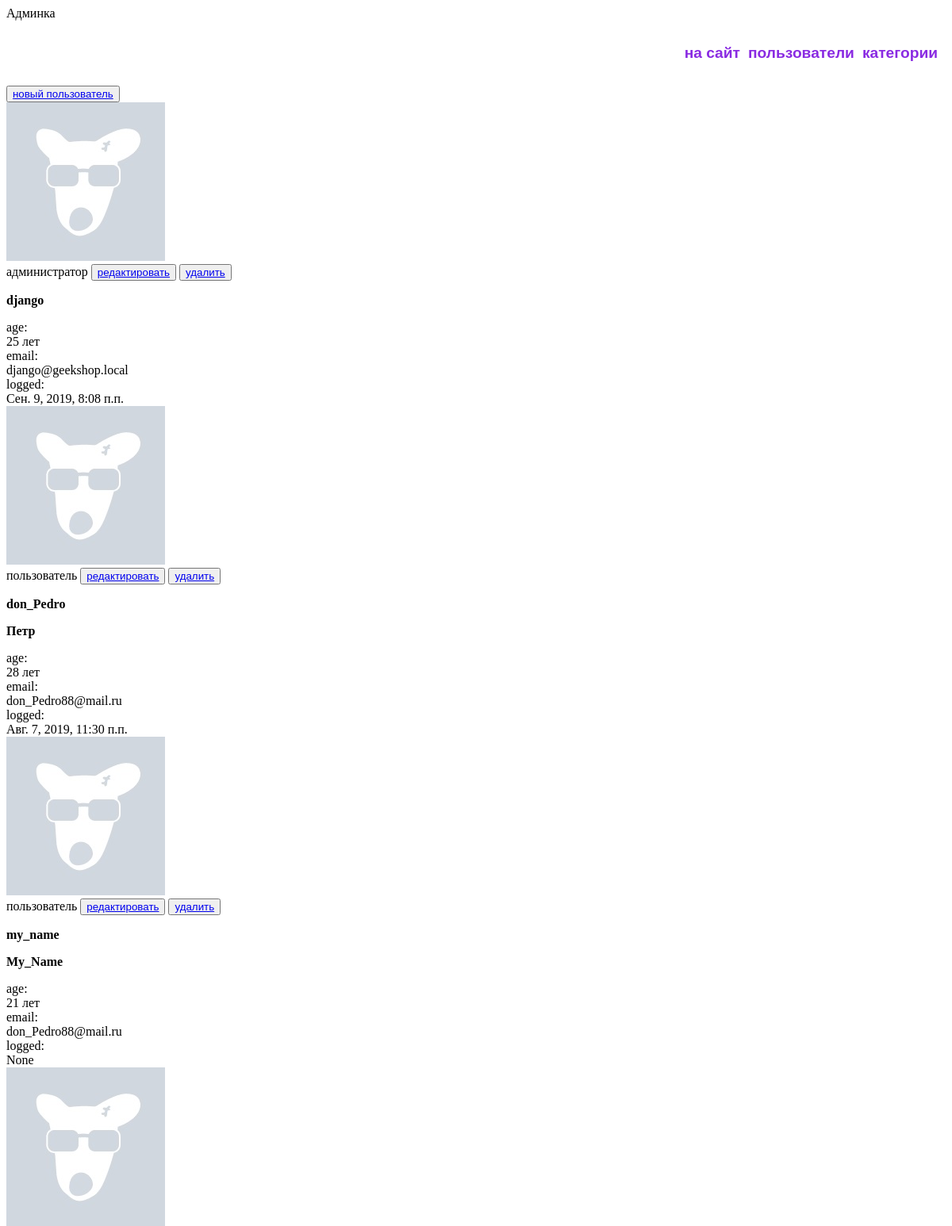
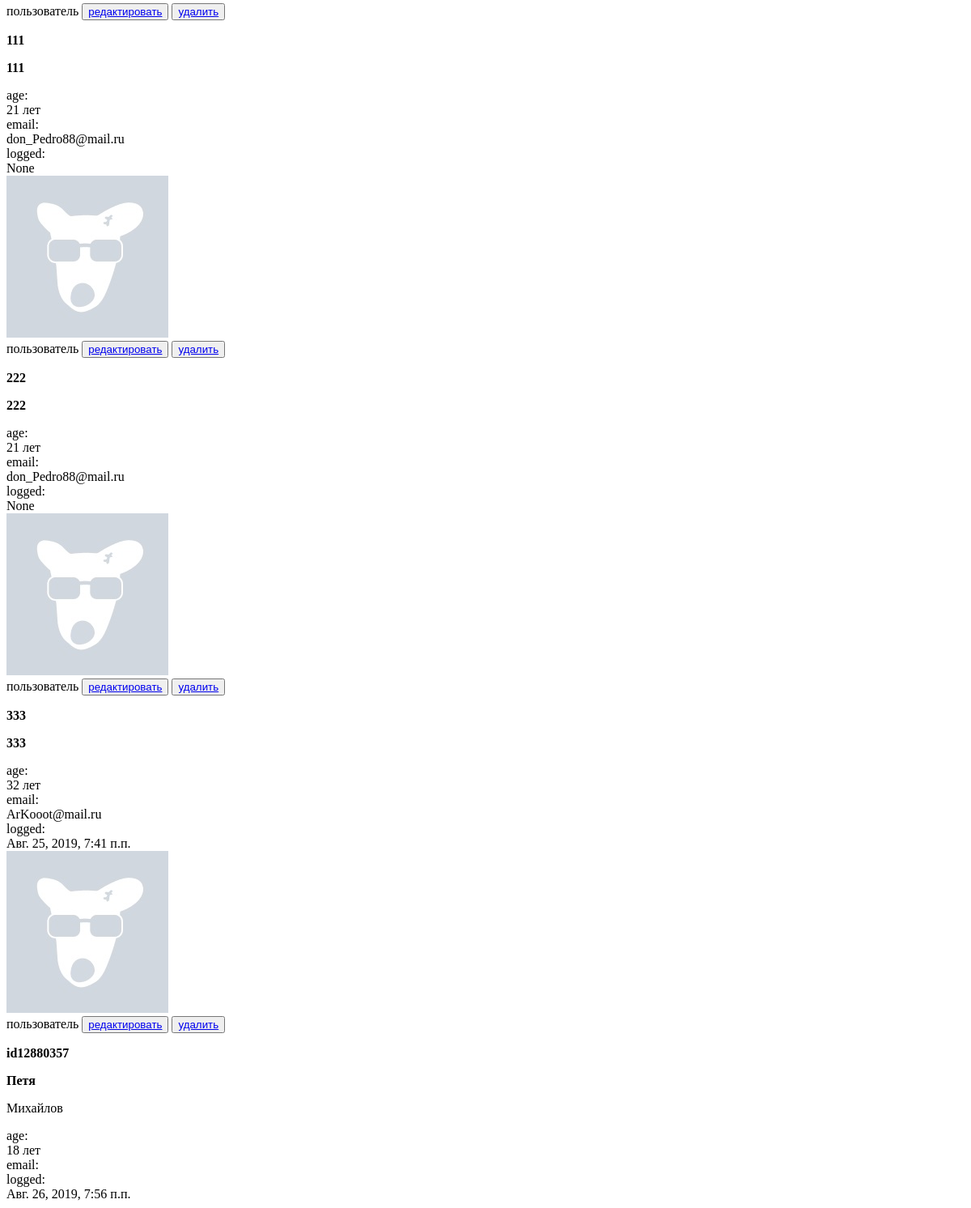
/myadmin/users/read/ (signed in), run on the app's committed database (2 pictures, top to bottom).
### authapp/models.py (models this page shows, shortened)
class ShopUser(AbstractUser):
    avatar = models.ImageField(upload_to='users_avatars', blank=True)
    age = models.PositiveIntegerField(verbose_name = 'возраст', default=18)
    activation_key = models.CharField(max_length=128, blank=True)
    activation_key_expires = models.DateTimeField(
        verbose_name='актуальность ключа',
        default=(now() + timedelta(hours=48)))

### adminapp/views.py (the view)
# urls.py: path('users/read/', adminapp.UsersListView.as_view(), name='users'),
class UsersListView(ListView):
    model = ShopUser
    template_name = 'adminapp/users.html'
    @method_decorator(user_passes_test(lambda u: u.is_superuser))
    def dispatch(self, *args, **kwargs):
        return super().dispatch(*args, **kwargs)
    def get_context_data(self, **kwargs):
        context = super().get_context_data(**kwargs)
        context['title'] = 'список пользователей'
        return context

### mainapp/context_processors.py (called while the page is built)
def basket(request):
   print('context processor basket works')
   basket = []
   if request.user.is_authenticated:
       basket = Basket.objects.filter(user=request.user)
   return {
       'basket': basket,
   }

### mainapp/templatetags/my_tags.py (called while the page is built)
@register.filter(name='media_folder_users')
def media_folder_users(string):
    if not string:
        string = 'users_avatars/default.jpg'
    return '{}{}'.format(settings.MEDIA_URL, string)

### adminapp/templates/adminapp/users.html
{% extends 'adminapp/base.html' %}
{% load staticfiles %}
{% load my_tags %}
{% block main %}
<div class="users_list">
    <button class="new_user">
        <a href="{% url 'myadmin:user_create' %}">
        новый пользователь
        </a>
    </button>
    {% for object in object_list %}
    <div
            class="user_record {% if not object.is_active %}not_active{% endif %}">
        <img
                src="{{ object.avatar|media_folder_users }}"
                alt="{{ object.username }}">
        <div class="user_role">
            {% if object.is_superuser %}
            администратор
            {% else %}
            пользователь
            {% endif %}
            <button>
                <a href="{% url 'myadmin:user_update' object.pk %}">
                редактировать
                </a>
            </button>
            <button>
                <a href="{% url 'myadmin:user_delete' object.pk %}">
                удалить
                </a>
            </button>
        </div>
        <div class="user_name">
            <p><strong>{{ object.username }}</strong></p>
            <p>
                {% if object.first_name %}
                <b>{{ object.first_name|title }}</b>
                {% if object.last_name %}
            <p>{{ object.last_name|title }}</p>
            {% endif %}
            {% endif %}
            </p>
        </div>
        <div class="user_age">
            age:<br>
            {{ object.age }} лет
        </div>
        <div class="user_email">
            email:<br>
            {{ object.email }}
        </div>
        <div class="user_lastlogin">
            logged:<br>
            {{ object.last_login }}
        </div>
    </div>
    {% endfor%}
</div>
{% endblock %}

### adminapp/templates/adminapp/base.html (shortened to what this page needs)
<!DOCTYPE html>
{% load staticfiles %}
<html>
<head>
    {% block css %}
    <link rel="stylesheet" href="{% static 'css/style.css' %}">
    {% endblock %}
</head>
<body>
<div class="admin_container">
    <div class="h2 text-center head">
        Админка
    </div>
    {% block menu %}
    <div class="admin_menu">
        {% include 'adminapp/includes/inc_menu.html' %}
    </div>
    {% endblock %}
    {% block main %}
    {% endblock %}
</div>
</body>
</html>

### adminapp/templates/adminapp/includes/inc_menu.html (shortened to what this page needs)
<ul class="menu">
    <li>
        <a href="{% url 'main' %}">
            на сайт
        </a>
    </li>
    <li>
        <a href="{% url 'myadmin:users' %}"
           class="{% if request.resolver_match.url_name == 'users' %}
                active
              {% endif %}">
            пользователи
        </a>
    </li>
    <li>
        <a href="{% url 'myadmin:categories' %}"
           class="{% if request.resolver_match.url_name == 'categories' or 'category.name' %}
                active
              {% endif %}">
            категории
        </a>
    </li>
</ul>

### static/css/style.css (style rules this page uses)
ul.menu > li { list-style-type: none; }
.menu { height: 50px; display: flex; justify-content: flex-end; align-items: center; margin-right: 10px; }
ul.menu > li > a { text-decoration: none; color: blueviolet; font-size: 1.2em; font-weight: bold; font-family: sans-serif; margin-left: 10px; }

### data on the page
ShopUser: is_superuser "администратор", username "django", age "25", email "django@geekshop.local", last_login "Сен. 9, 2019, 8:08 п.п."
ShopUser: is_superuser "пользователь", username "don_Pedro", first_name "Петр", age "28", email "don_Pedro88@mail.ru", last_login "Авг. 7, 2019, 11:30 п.п."
ShopUser: is_superuser "пользователь", username "my_name", first_name "My_Name", age "21", email "don_Pedro88@mail.ru", last_login "None"
ShopUser: is_superuser "пользователь", username "111", first_name "111", age "21", email "don_Pedro88@mail.ru", last_login "None"
ShopUser: is_superuser "пользователь", username "222", first_name "222", age "21", email "don_Pedro88@mail.ru", last_login "None"
ShopUser: is_superuser "пользователь", username "333", first_name "333", age "32", email "ArKooot@mail.ru", last_login "Авг. 25, 2019, 7:41 п.п."
ShopUser: is_superuser "пользователь", username "id12880357", first_name "Петя", last_name "Михайлов", age "18", last_login "Авг. 26, 2019, 7:56 п.п."
